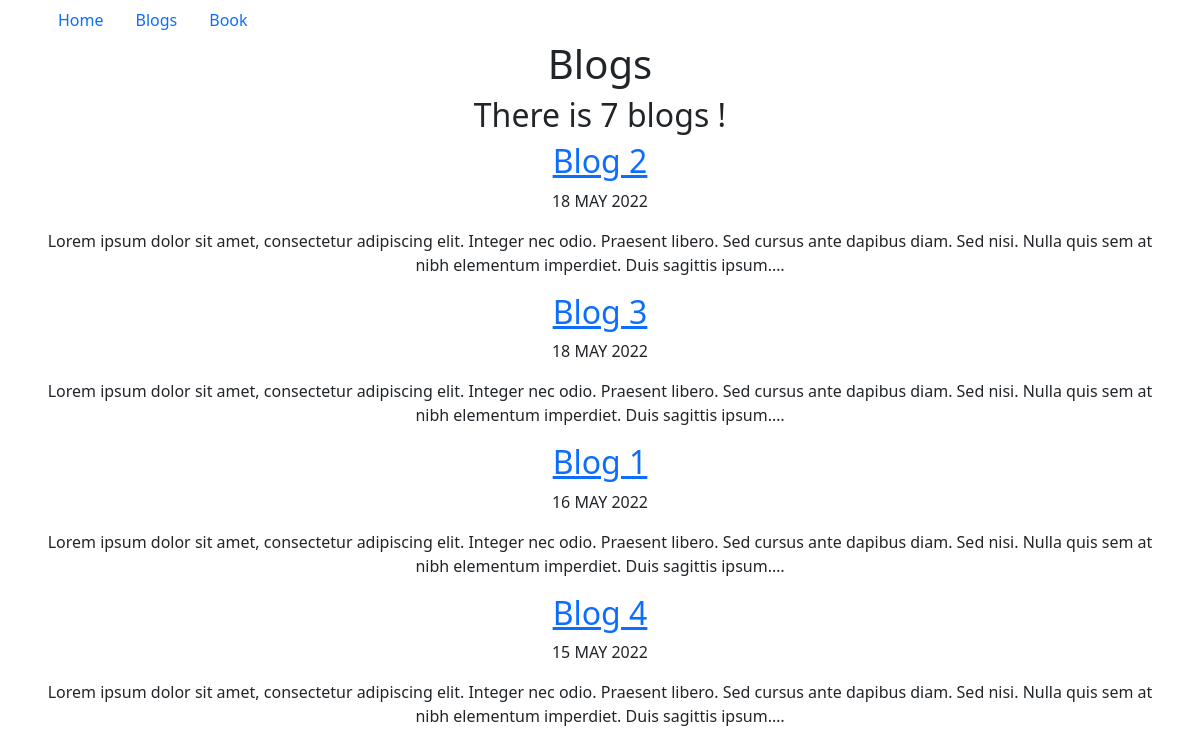
Screenshot of /blog/ with the database file from the repository.
### blog/models.py (models this page shows, shortened)
class Blog(models.Model):
	title = models.CharField(max_length=200)
	date = models.DateField()
	description = models.TextField(max_length=2000)

### blog/views.py (the view)
# urls.py: path('blog/', views.all_blogs, name='all_blogs'),
def all_blogs(request):
	blogs_count = Blog.objects.count
	blogs = Blog.objects.order_by('-date')[:4]
	return render(request, 'blog/all_blogs.html', { 'blogs':blogs, 'blogs_count':blogs_count })

### blog/templates/blog/all_blogs.html (shortened to what this page needs)
{% extends 'portfolio/base.html' %}
{% block content %}
	<h1>Blogs</h1>
	<h2>There is {{ blogs_count }} blog{{ blogs.count|pluralize }} !</h2>
	{% for blog in blogs %}
		<a href="{% url 'blog:detail' blog.id %}"><h2>{{ blog.title }}</h2></a>
		<p>{{ blog.date|date:'d M Y'|upper }}</p>
		<p>{{ blog.description|safe|truncatechars:200 }}</p>
	{% endfor %}
{% endblock %}

### portfolio/templates/portfolio/base.html (shortened to what this page needs)
{% load static %}
<!doctype html>
<html lang="en">
    <head>
        <link href="https://cdn.jsdelivr.net/npm/bootstrap@5.2.0-beta1/dist/css/bootstrap.min.css" rel="stylesheet">
    </head>
    <body>
        <div class="container text-center">
            <ul class="nav">
                <li class="nav-item">
                <a class="nav-link" href="{% url 'portfolio:home' %}">Home</a>
                </li>
                <li class="nav-item">
                <a class="nav-link" href="{% url 'blog:all_blogs' %}">Blogs</a>
                </li>
                <li class="nav-item">
                <a class="nav-link" href="{% static 'portfolio/book.pdf' %}">Book</a>
                </li>
            </ul>
            {% block content %}
            {% endblock %}
        </div>
    </body>
</html>

### rows the page displays
Blog: title "Blog 2", date "18 MAY 2022", description "Lorem ipsum dolor sit amet, consectetur adipiscing elit. Integer nec odio. Praesent libero. Sed cursus ante dapibus diam. Sed nisi. Nulla quis sem at nibh elementum imperdiet. Duis sagittis ipsum.…"
Blog: title "Blog 3", date "18 MAY 2022", description "Lorem ipsum dolor sit amet, consectetur adipiscing elit. Integer nec odio. Praesent libero. Sed cursus ante dapibus diam. Sed nisi. Nulla quis sem at nibh elementum imperdiet. Duis sagittis ipsum.…"
Blog: title "Blog 1", date "16 MAY 2022", description "Lorem ipsum dolor sit amet, consectetur adipiscing elit. Integer nec odio. Praesent libero. Sed cursus ante dapibus diam. Sed nisi. Nulla quis sem at nibh elementum imperdiet. Duis sagittis ipsum.…"
Blog: title "Blog 4", date "15 MAY 2022", description "Lorem ipsum dolor sit amet, consectetur adipiscing elit. Integer nec odio. Praesent libero. Sed cursus ante dapibus diam. Sed nisi. Nulla quis sem at nibh elementum imperdiet. Duis sagittis ipsum.…"

### other values shown
{{ blogs_count }} "7"
